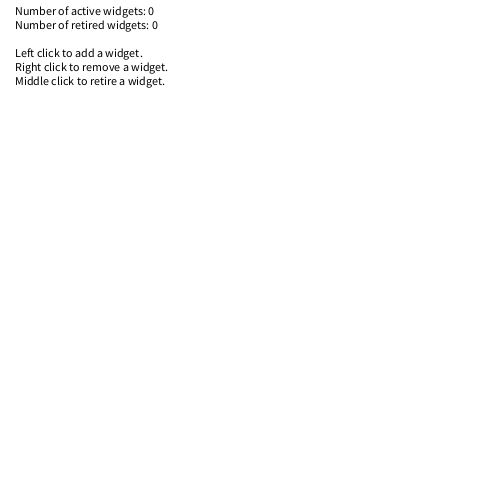
Frame 1 (no input)
Frame 60 (the mouse pressed at the canvas centre just before this capture): identical to frame 1, image omitted
Frame 120 (the mouse held since frame 60 and released just before this capture): identical to frame 1, image omitted

The Processing sketch that drew this single still picture (run headless with seeded random() and noise(); from frame 60 on, the mouse is pressed at the canvas centre):

// Processing sketch: lesson_4_collections
// ── lesson_4_collections.pde
// Lesson 3 introduced some limitations and problems with arrays.
// For example, if we want to check the min or max of an array, or
// shuffle it, we'll probably have to create our own method.
// Furthermore, while Processing may mask it with some special
// functionality, the array is usually of a static size. Between
// this and always having to access an element of an array through
// its index, arrays can be clumsy. So we need to learn about other
// collections of items to do get work done. The downside is that
// to learn collections properly you should learn Generics. If you identify
// as a programmer, do this. If you identify as an artist, Processing
// has some helpful syntax to simplify the matter.
import java.util.*;

// LISTS
// Unlike arrays, lists are easier to grow in size on the fly
// by adding new elements.

// The Processing way
// Because Processing's lists allow you to append unique values and
// because you can sort them, they have some of the functionality of
// a set. They're also easier to print to the console.
IntList pIntList = new IntList();
FloatList pFloatList = new FloatList();
StringList pStringList = new StringList();

// The Java way (using Generics)
// This gives you more choice as to whether to use an array list
// or a linked list. If you want to go deeper, look up their respective
// advantages and disadvantages.
List<Integer> javaIntList = new ArrayList<Integer>();
List<Float> javaFloatList = new LinkedList<Float>();
List<String> javaStringList = new ArrayList<String>();

// DICTIONARIES (AKA MAPS)
// What if you wanted to look up someone's telephone number
// by their last and first name, or wanted to look up the
// definition of a word? Sometimes very complex clumps of
// information need to be able to picked up and found with
// a simple handle. Dictionaries do this by establishing
// key-value pairs (KVPs)

// The Processing way
IntDict pIntegerDictionary = new IntDict();
FloatDict pFloatDictionary = new FloatDict();
StringDict pStringDictionary = new StringDict();

// The Java way (using Generics)
// Notice that the first data type in the list of generic values <first, second>
// will be your key object, while the second data type will be your value.
// Java is much more flexible in that you can make any data type your key and
// any data type your value, including custom objects you create. Also note,
// you have an option of further exploring what other Maps besides the HashMap
// can be used to act like a Dictionary.
Map<String, Integer> javaStringIntDictionary = new HashMap<String, Integer>();
Map<String, Float> javaStringFloatDictionary = new HashMap<String, Float>();
Map<String, String> javaStringStringDictionary = new HashMap<String, String>();

// There are a whole lot more collections to explore, including
// stacks, queues and trees!

Clicker c;

void setup() {
  println("LISTS");
  println("\r\nProcessing List basic functionality");
  pIntList.append(25);
  pIntList.append(12);
  pIntList.append(17);
  pIntList.append(-6);
  pIntList.appendUnique(12);
  println("After appending values: " + pIntList);
  pIntList.add(1, 3);
  pIntList.sub(2, 4);
  pIntList.mult(3, 2);
  pIntList.div(0, 5);
  println("After performing mathemtical operations: " + pIntList);
  pIntList.sort();
  println("After sorting: " + pIntList);
  pIntList.shuffle();
  println("After shuffling: " + pIntList);
  println("Minimum value: " + pIntList.min());
  println("Maximum value: " + pIntList.max());

  println("\r\nJava ArrayList basic functionality");
  // Java's add() is the same as Processing's append()
  javaIntList.add(5);
  javaIntList.add(0, 3); // Adds 3 to the 0th spot in the array.
  javaIntList.add(8);
  javaIntList.add(-7);
  println("After adding values: " + javaIntList);
  Collections.sort(javaIntList);
  println("After sorting: " + javaIntList);
  Collections.shuffle(javaIntList);
  println("After shuffling: " + javaIntList);

  println("\r\nDICTIONARIES (AKA MAPS)");

  println("\r\nProcessing Dictionary basic functionality");
  pFloatDictionary.set("Mocha", 4.50f);
  pFloatDictionary.set("Smooth Jazz Compilation Album", 13.00f);
  pFloatDictionary.set("Coffee", 2.00f);
  pFloatDictionary.set("Biscotti", 3.25f);
  pFloatDictionary.sortKeys();
  println("The alphabetized menu: " + pFloatDictionary);
  pFloatDictionary.sortValues();
  println("The cheapskate's menu: " + pFloatDictionary);
  println("Is it true the coffee shop sells kombucha? " + pFloatDictionary.hasKey("Kombucha"));
  println("How much does a Mocha cost? " + pFloatDictionary.get("Mocha"));

  println("\r\nJava Dictionary basic functionality");
  javaStringFloatDictionary.put("Kombucha", 5.00f);
  javaStringFloatDictionary.put("Chai", 4.25f);
  javaStringFloatDictionary.put("Iced Tea", 2.00f);
  javaStringFloatDictionary.put("Lemonade", 2.50f);
  println("The menu: " + javaStringFloatDictionary);
  println("How much does Kombucha cost? " + javaStringFloatDictionary.get("Kombucha"));

  c = new Clicker();
  size(500, 500);
  background(127);
  colorMode(HSB, 255);
  noStroke();
  smooth();
}

void draw() {
  background(255);
  c.drawWidgets(pmouseX, pmouseY, 25);
  c.showInstructions();
}

void mouseReleased() {
  if (mouseButton == LEFT) {
    c.addWidget(25);
  } else if (mouseButton == RIGHT) {
    c.removeWidget();
  } else if (mouseButton == CENTER) {
    c.retireWidget();
  }
}
// ── Clicker.pde
class Clicker {
  List<Widget> widgets = new ArrayList<Widget>();
  List<Widget> retired = new ArrayList<Widget>();

  void addWidget(int diameter) {
    Widget widget = new Widget(diameter);
    widgets.add(widget);
  }

  void drawWidgets(int x, int y, int diameter) {
    int size = retired.size();
    for(int i = 0; i < size; ++i) {
      retired.get(i).display(0,0);
    }
    
    size = widgets.size();
    for (int i = 0; i < size; ++i) {
      widgets.get(i).display((int)(x + random(-diameter * i / 2, diameter * i / 2)), (int)(y + random(-diameter * i / 2, diameter * i / 2)));
    }
  }

  void removeWidget() {
    int size = widgets.size();
    if (size > 0) {
      widgets.remove(size - 1);
    } else {
      size = retired.size();
      if(size > 0) {
        retired.remove(size - 1);
      }
    }
  }
  
  void retireWidget() {
    int size = widgets.size();
    if(size > 0) {
      Widget removed = widgets.get(size -1);
      removed.retire(mouseX, mouseY);
      widgets.remove(size - 1);
      this.retired.add(removed);
    }
  }
  
  void showInstructions() {
    fill(0);
    text("Number of active widgets: " + widgets.size()
    + "\r\nNumber of retired widgets: " + retired.size()
    + "\r\n\r\nLeft click to add a widget."
    + "\r\nRight click to remove a widget."
    + "\r\nMiddle click to retire a widget.", 15, 15);
    
  }
}
// ── Widget.pde
class Widget {

  color fillColor;
  int diameter;
  boolean isRetired;
  int retiredX;
  int retiredY;
  
  Widget(int diameter) {
    this.fillColor = color(random(0,40), random(204,255), random(50,255));
    this.diameter = (int)random(diameter,diameter*3);
  }
  
  void retire(int x, int y) {
    this.isRetired = true;
    this.retiredX = x;
    this.retiredY = y;
  }
  
  void display(int x, int y) {
    fill(fillColor);
    if(isRetired) {
      ellipse(this.retiredX + random(-3,3), this.retiredY + random(-3,3), this.diameter, this.diameter);
      fill(255);
      ellipse(this.retiredX, this.retiredY, this.diameter - 5, this.diameter - 5);
    } else {
      ellipse(x + random(-10,10), y + random(-10,10), this.diameter, this.diameter);
      fill(255);
      ellipse(x, y, this.diameter - 15, this.diameter - 15);
    }
  }
}
